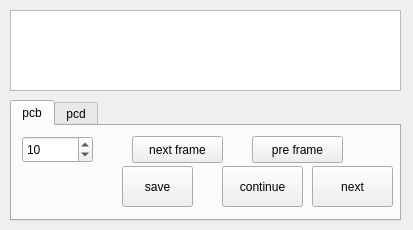
<?xml version="1.0" encoding="UTF-8"?>
<ui version="4.0">
 <class>MainWindow</class>
 <widget class="QMainWindow" name="MainWindow">
  <property name="geometry">
   <rect>
    <x>0</x>
    <y>0</y>
    <width>413</width>
    <height>230</height>
   </rect>
  </property>
  <property name="windowTitle">
   <string>Auto Play</string>
  </property>
  <widget class="QWidget" name="centralwidget">
   <widget class="QTextBrowser" name="textEdit_msg">
    <property name="geometry">
     <rect>
      <x>10</x>
      <y>10</y>
      <width>391</width>
      <height>81</height>
     </rect>
    </property>
   </widget>
   <widget class="QTabWidget" name="tabWidget">
    <property name="geometry">
     <rect>
      <x>10</x>
      <y>100</y>
      <width>391</width>
      <height>121</height>
     </rect>
    </property>
    <property name="currentIndex">
     <number>0</number>
    </property>
    <widget class="QWidget" name="tab">
     <attribute name="title">
      <string>pcb</string>
     </attribute>
     <widget class="QSpinBox" name="spinBox_nFrame">
      <property name="geometry">
       <rect>
        <x>10</x>
        <y>10</y>
        <width>71</width>
        <height>27</height>
       </rect>
      </property>
      <property name="minimum">
       <number>1</number>
      </property>
      <property name="singleStep">
       <number>1</number>
      </property>
      <property name="value">
       <number>10</number>
      </property>
     </widget>
     <widget class="QPushButton" name="pushButton_pre_frame">
      <property name="geometry">
       <rect>
        <x>240</x>
        <y>10</y>
        <width>91</width>
        <height>27</height>
       </rect>
      </property>
      <property name="text">
       <string>pre frame</string>
      </property>
     </widget>
     <widget class="QPushButton" name="pushButton_next_frame">
      <property name="geometry">
       <rect>
        <x>120</x>
        <y>10</y>
        <width>91</width>
        <height>27</height>
       </rect>
      </property>
      <property name="text">
       <string>next frame</string>
      </property>
     </widget>
     <widget class="QPushButton" name="pushButton_save_frame">
      <property name="geometry">
       <rect>
        <x>110</x>
        <y>40</y>
        <width>71</width>
        <height>41</height>
       </rect>
      </property>
      <property name="text">
       <string>save</string>
      </property>
     </widget>
     <widget class="QPushButton" name="pushButton_continue">
      <property name="geometry">
       <rect>
        <x>210</x>
        <y>40</y>
        <width>81</width>
        <height>41</height>
       </rect>
      </property>
      <property name="text">
       <string>continue</string>
      </property>
     </widget>
     <widget class="QPushButton" name="pushButton_next">
      <property name="geometry">
       <rect>
        <x>300</x>
        <y>40</y>
        <width>81</width>
        <height>41</height>
       </rect>
      </property>
      <property name="text">
       <string>next</string>
      </property>
     </widget>
    </widget>
    <widget class="QWidget" name="tab_2">
     <attribute name="title">
      <string>pcd</string>
     </attribute>
     <widget class="QPushButton" name="pushButton_load_pcd">
      <property name="geometry">
       <rect>
        <x>10</x>
        <y>10</y>
        <width>85</width>
        <height>27</height>
       </rect>
      </property>
      <property name="text">
       <string>load</string>
      </property>
     </widget>
     <widget class="QComboBox" name="comboBox_pcd">
      <property name="geometry">
       <rect>
        <x>100</x>
        <y>10</y>
        <width>281</width>
        <height>27</height>
       </rect>
      </property>
     </widget>
     <widget class="QPushButton" name="pushButton_save_index">
      <property name="geometry">
       <rect>
        <x>10</x>
        <y>40</y>
        <width>81</width>
        <height>41</height>
       </rect>
      </property>
      <property name="text">
       <string>save index</string>
      </property>
     </widget>
     <widget class="QPushButton" name="pushButton_next_pcd">
      <property name="geometry">
       <rect>
        <x>290</x>
        <y>40</y>
        <width>85</width>
        <height>41</height>
       </rect>
      </property>
      <property name="text">
       <string>next -&gt;</string>
      </property>
     </widget>
     <widget class="QPushButton" name="pushButton_pre_pcd">
      <property name="geometry">
       <rect>
        <x>200</x>
        <y>40</y>
        <width>85</width>
        <height>41</height>
       </rect>
      </property>
      <property name="text">
       <string>&lt;- pre</string>
      </property>
     </widget>
     <widget class="QPushButton" name="pushButton_continue_pcd">
      <property name="geometry">
       <rect>
        <x>110</x>
        <y>40</y>
        <width>81</width>
        <height>41</height>
       </rect>
      </property>
      <property name="text">
       <string>continue</string>
      </property>
     </widget>
    </widget>
   </widget>
  </widget>
 </widget>
 <resources/>
 <connections/>
</ui>
